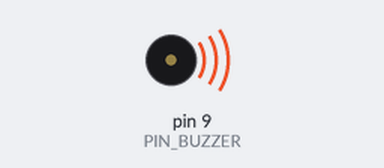
Bench run of a sketch on a simulated Arduino Uno, built with avr-gcc and run on an emulated ATmega328P. On the bench: buzzer (waves = sounding).

Above: at 0.2 s.
At 12.5 s:
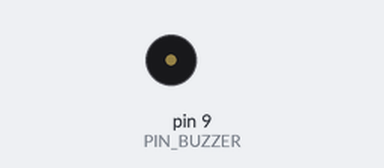
Timing chart, 0 to 16.9 s (numbered marks = the images above):
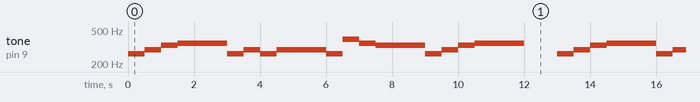

Measured:
- by itself, tone on pin 9 (PIN_BUZZER): repeats every 13.0 s: 294 Hz 0.50 s, 330 Hz 0.50 s, 349 Hz 1.5 s, 262 Hz 0.50 s, 294 Hz 0.50 s, 262 Hz 0.50 s, 294 Hz 1.5 s, 262 Hz 0.50 s, 392 Hz 0.50 s, 349 Hz 0.50 s, 330 Hz 1.5 s, 262 Hz 0.50 s, 294 Hz 0.50 s, 330 Hz 0.50 s, 349 Hz 1.5 s, silent 1.0 s, 262 Hz 0.50 s

The sketch:

buzzer_doremi.ino
```cpp
/*
 * Descrição: Exemplo de como utilizar buzzer para reproduzir sons.
 * Autor: Eros Vitor Bornatowski
 * Data: 24/07/2022
 */

#define PIN_BUZZER 9

#define DO  262
#define RE  294
#define MI  330
#define FA  349
#define SOL  392
#define LA  440
#define SI  494

int melodia[] = {
  DO, RE, MI, FA,
  FA, FA,
  DO, RE, DO, RE, RE, RE,
  DO, SOL, FA, MI, MI, MI,
  DO, RE, MI, FA, FA, FA
};

void setup()
{
  pinMode(PIN_BUZZER, OUTPUT);
}

void loop()
{
  for (int i=0; i<24; i++) {
    tone(PIN_BUZZER, melodia[i]);
    delay(500);
  }
  noTone(PIN_BUZZER);
  delay(1000);
}
```
